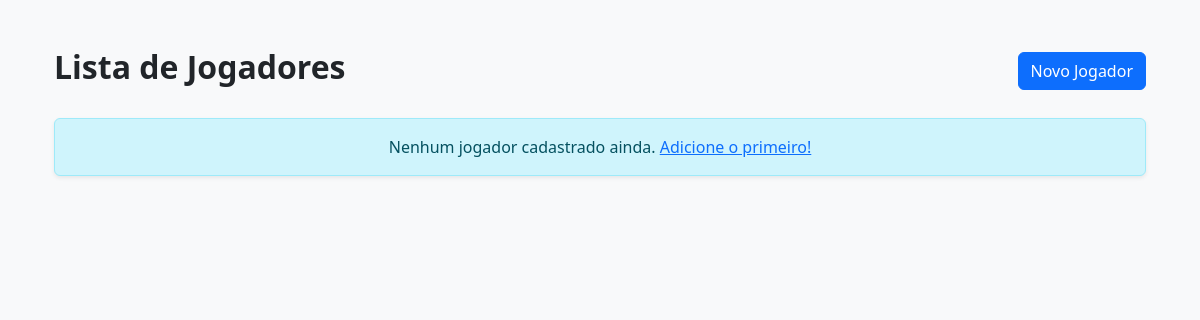
The page /jogadores/ on the database as committed earlier.
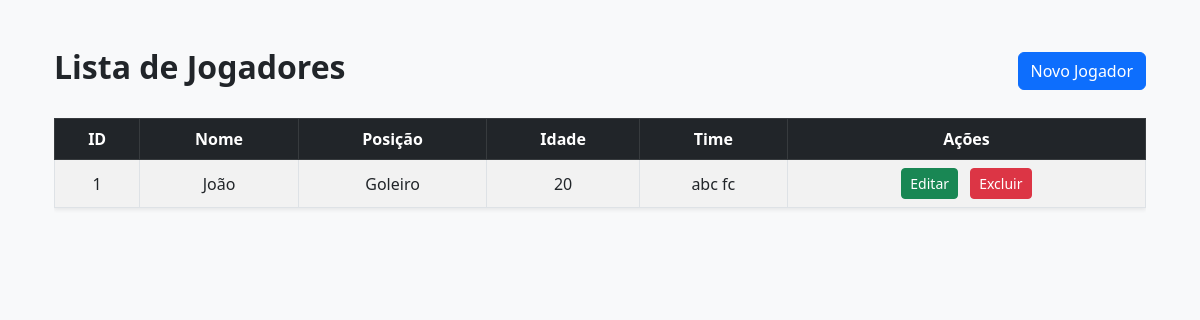
The same page on the database as committed later.
### core/models.py (models this page shows, shortened)
class Jogador(models.Model):
    nome = models.CharField(max_length=100)
    posicao = models.CharField(max_length=50)
    idade = models.IntegerField()
    time = models.ForeignKey(Time, on_delete=models.CASCADE, related_name='jogadores')

class Time(models.Model):
    nome = models.CharField(max_length=100)
    cidade = models.CharField(max_length=100)

### core/views.py (the view)
# urls.py: path('jogadores/', views.lista_jogadores, name='lista_jogadores'),
def lista_jogadores(request):
    jogadores = Jogador.objects.select_related('time').all()
    return render(request, 'lista_jogadores.html', {'jogadores': jogadores})

### core/templates/lista_jogadores.html (shortened to what this page needs)
{% extends 'base.html' %}
{% block content %}
<div class="container mt-5">
  <div class="d-flex justify-content-between align-items-center mb-4">
    <h2 class="fw-bold">Lista de Jogadores</h2>
    <a href="{% url 'novo_jogador' %}" class="btn btn-primary">
       Novo Jogador
    </a>
  </div>
  {% if jogadores %}
  <div class="table-responsive">
    <table class="table table-striped table-bordered align-middle shadow-sm">
      <thead class="table-dark text-center">
        <tr>
          <th>ID</th>
          <th>Nome</th>
          <th>Posição</th>
          <th>Idade</th>
          <th>Time</th>
          <th>Ações</th>
        </tr>
      </thead>
      <tbody>
        {% for jogador in jogadores %}
        <tr class="text-center">
          <td>{{ jogador.id }}</td>
          <td>{{ jogador.nome }}</td>
          <td>{{ jogador.posicao }}</td>
          <td>{{ jogador.idade }}</td>
          <td>{{ jogador.time.nome }}</td>
          <td>
            <a href="{% url 'editar_jogador' jogador.id %}" class="btn btn-sm btn btn-success me-2">
               Editar
            </a>
            <a href="{% url 'deletar_jogador' jogador.id %}" class="btn btn-sm btn-danger"
              onclick="return confirm('Tem certeza que deseja excluir {{ jogador.nome }}?')">
               Excluir
            </a>
          </td>
        </tr>
        {% endfor %}
      </tbody>
    </table>
  </div>
  {% else %}
  <div class="alert alert-info text-center shadow-sm" role="alert">
    Nenhum jogador cadastrado ainda. <a href="{% url 'novo_jogador' %}">Adicione o primeiro!</a>
  </div>
  {% endif %}
</div>
{% endblock %}

### core/templates/base.html (shortened to what this page needs)
<!DOCTYPE html>
<html lang="pt-br">
<head>
    <link href="https://cdn.jsdelivr.net/npm/bootstrap@5.3.0/dist/css/bootstrap.min.css" rel="stylesheet">
</head>
<body class="bg-light">
    <div class="container mt-4">
        {% block content %}{% endblock %}
    </div>
</body>
</html>

Rows that differ between the two databases and show on the page:
added Jogador: id "1", nome "João", posicao "Goleiro", idade "20", time.nome "abc fc"
Other text that changed with them:
text no longer shown: "Nenhum jogador cadastrado ainda. Adicione o primeiro!"
text now shown: "ID Nome Posição Idade Time Ações"
